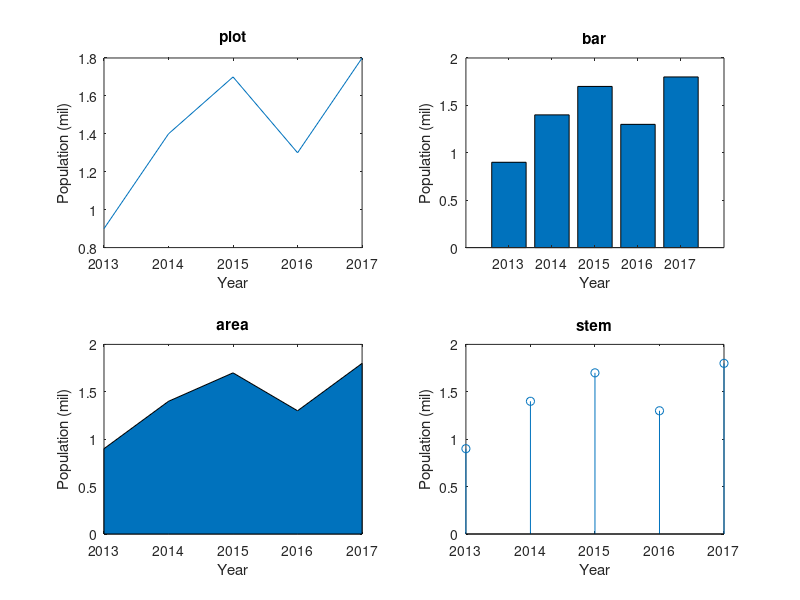

MATLAB code for this plot:
% Subplot to show plot types
 
year = 2013:2017;
pop = [0.9  1.4  1.7  1.3  1.8];
subplot(2,2,1)
plot(year,pop)
title('plot')
xlabel('Year')
ylabel('Population (mil)')
subplot(2,2,2)
bar(year,pop)
title('bar')
xlabel('Year')
ylabel('Population (mil)')
subplot(2,2,3)
area(year,pop)
title('area')
xlabel('Year')
ylabel('Population (mil)')
subplot(2,2,4)
stem(year,pop)
title('stem')
xlabel('Year')
ylabel('Population (mil)')
